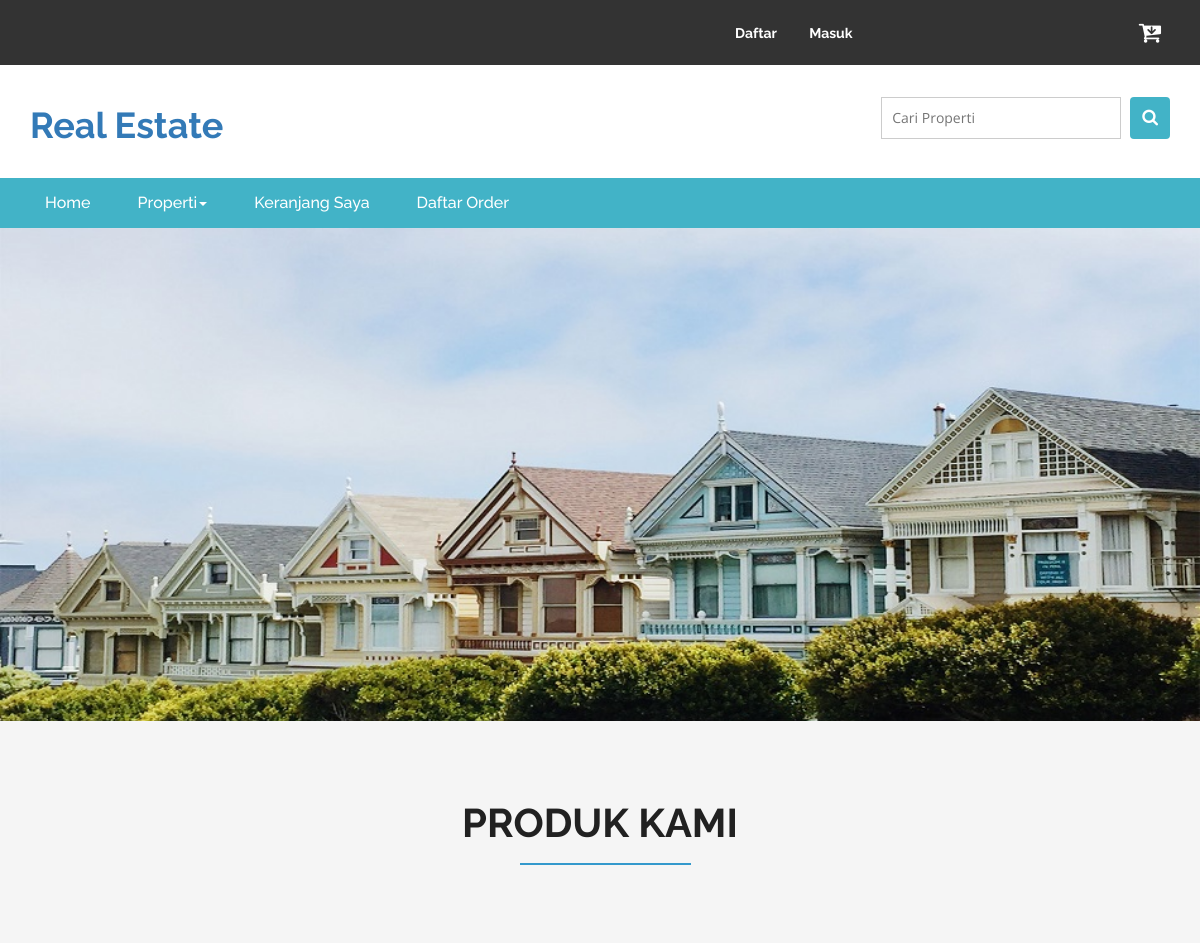
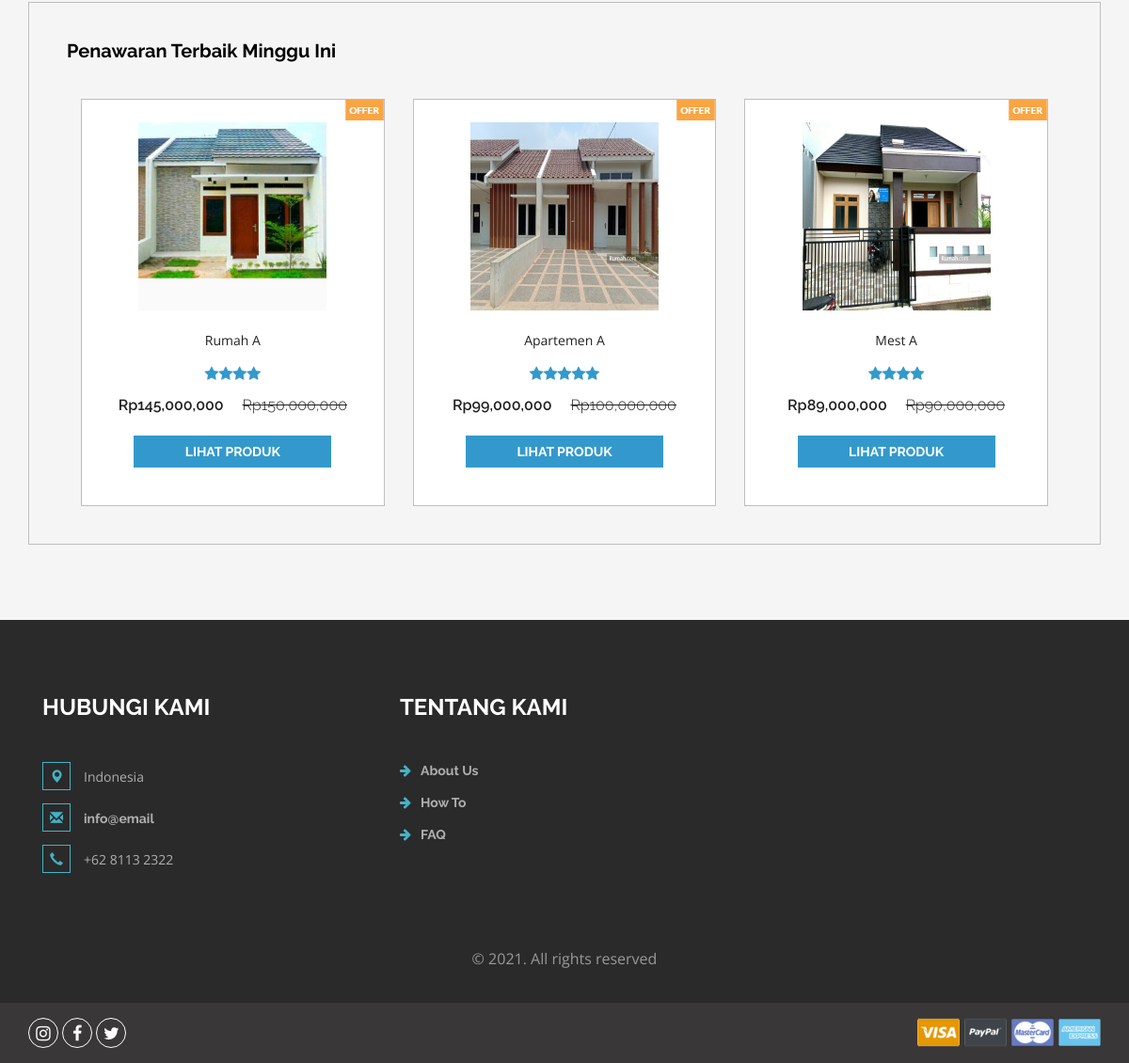
The page / on the database its author committed (2 pictures, top to bottom).
### tables this page shows
CREATE TABLE `produk` (
  `idproduk` int(11) NOT NULL,
  `idkategori` int(11) NOT NULL,
  `namaproduk` varchar(30) NOT NULL,
  `gambar` varchar(100) NOT NULL,
  `deskripsi` varchar(200) NOT NULL,
  `rate` int(11) NOT NULL,
  `hargabefore` int(11) NOT NULL,
  `hargaafter` int(11) NOT NULL,
  `tgldibuat` timestamp NOT NULL DEFAULT current_timestamp()
);

### index.php (the view, shortened to what this page needs)
<?php
include 'dbconnect.php';
?>
<!DOCTYPE html>
<html>
<head>
<link href="css/bootstrap.css" rel="stylesheet" type="text/css" media="all" />
<link href="css/style.css" rel="stylesheet" type="text/css" media="all" />
<link href="css/font-awesome.css" rel="stylesheet">
</head>
<body>
	<div class="agileits_header">
		<div class="container">
			<div class="w3l_offers">
			</div>
			<div class="agile-login">
				<ul>
				<?php
				if(!isset($_SESSION['log'])){
					echo '
					<li><a href="registered.php"> Daftar</a></li>
					<li><a href="login.php">Masuk</a></li>
					';
				}
				?>
				</ul>
			</div>
			<div class="product_list_header">
					<a href="cart.php"><button class="w3view-cart" type="submit" name="submit" value=""><i class="fa fa-cart-arrow-down" aria-hidden="true"></i></button>
					 </a>
			</div>
			<div class="clearfix"> </div>
		</div>
	</div>
	<div class="logo_products">
		<div class="container">
			<div class="w3ls_logo_products_left1">
				<h1><a href="index.php">Real Estate</a></h1>
			</div>
		<div class="w3l_search">
			<form action="search.php" method="post">
				<input type="search" name="Search" placeholder="Cari Properti">
				<button type="submit" class="btn btn-default search" aria-label="Left Align">
					<i class="fa fa-search" aria-hidden="true"> </i>
				</button>
			</form>
		</div>
			<div class="clearfix"> </div>
		</div>
	</div>
	<div class="navigation-agileits">
		<div class="container">
			<nav class="navbar navbar-default">
							<div class="collapse navbar-collapse" id="bs-megadropdown-tabs">
								<ul class="nav navbar-nav">
									<li class="active"><a href="index.php" class="act">Home</a></li>
									<li class="dropdown">
										<a href="#" class="dropdown-toggle" data-toggle="dropdown">Properti<b class="caret"></b></a>
									</li>
									<li><a href="cart.php">Keranjang Saya</a></li>
									<li><a href="daftarorder.php">Daftar Order</a></li>
								</ul>
							</div>
							</nav>
			</div>
		</div>
		<ul id="demo1">
			<li>
				<img src="images/bg1.jpg" alt="" />
			</li>
		</ul>
	<div class="top-brands">
		<div class="container">
		<h2>Produk Kami</h2>
			<div class="grid_3 grid_5">
				<div class="bs-example bs-example-tabs" role="tabpanel" data-example-id="togglable-tabs">
					<div id="myTabContent" class="tab-content">
						<div role="tabpanel" class="tab-pane fade in active" id="expeditions" aria-labelledby="expeditions-tab">
							<div class="agile-tp">
								<h5>Penawaran Terbaik Minggu Ini
								</h5>
								</div>
							<div class="agile_top_brands_grids">
							<?php
											$brgs=mysqli_query($conn,"SELECT * from produk order by idproduk ASC");
											while($p=mysqli_fetch_array($brgs)){
												?>
								<div class="col-md-4 top_brand_left">
									<div class="hover14 column">
										<div class="agile_top_brand_left_grid">
											<div class="agile_top_brand_left_grid_pos">
												<img src="images/offer.png" alt=" " class="img-responsive" />
											</div>
											<div class="agile_top_brand_left_grid1">
												<figure>
													<div class="snipcart-item block" >
														<div class="snipcart-thumb">
															<a href="product.php?idproduk=<?php echo $p['idproduk'] ?>"><img title=" " alt=" " src="<?php echo $p['gambar']?>" width="200px" height="200px" /></a>
															<p><?php echo $p['namaproduk'] ?></p>
															<div class="stars">
															<?php
															$rate = $p['rate'];
															for($n=1;$n<=$rate;$n++){
																echo '<i class="fa fa-star blue-star" aria-hidden="true"></i>';
															};
															?>
															</div>
															<h4>Rp<?php echo number_format($p['hargaafter']) ?> <span>Rp<?php echo number_format($p['hargabefore']) ?></span></h4>
														</div>
														<div class="snipcart-details top_brand_home_details">
																<fieldset>
																	<a href="product.php?idproduk=<?php echo $p['idproduk'] ?>"><input type="submit" class="button" value="Lihat Produk" /></a>
																</fieldset>
														</div>
													</div>
												</figure>
											</div>
										</div>
									</div>
								</div>
								<?php
											}
								?>
							</div>
						</div>
					</div>
				</div>
			</div>
		</div>
	</div>
<div class="footer">
		<div class="container">
			<div class="w3_footer_grids">
				<div class="col-md-4 w3_footer_grid">
					<h3>Hubungi Kami</h3>
					<ul class="address">
						<li><i class="glyphicon glyphicon-map-marker" aria-hidden="true"></i>Indonesia</li>
						<li><i class="glyphicon glyphicon-envelope" aria-hidden="true"></i><a href="mailto:info@email">info@email</a></li>
						<li><i class="glyphicon glyphicon-earphone" aria-hidden="true"></i>+62 8113 2322</li>
					</ul>
				</div>
				<div class="col-md-3 w3_footer_grid">
					<h3>Tentang Kami</h3>
					<ul class="info">
						<li><i class="fa fa-arrow-right" aria-hidden="true"></i><a href="about.php">About Us</a></li>
						<li><i class="fa fa-arrow-right" aria-hidden="true"></i><a href="about.php">How To</a></li>
						<li><i class="fa fa-arrow-right" aria-hidden="true"></i><a href="about.php">FAQ</a></li>
					</ul>
				</div>
				<div class="clearfix"> </div>
			</div>
		</div>
		<div class="footer-copy">
			<div class="container">
				<p>© 2021. All rights reserved</p>
			</div>
		</div>
	</div>
	<div class="footer-botm">
			<div class="container">
				<div class="w3layouts-foot">
					<ul>
						<li><a href="#" class="w3_agile_instagram"><i class="fa fa-instagram" aria-hidden="true"></i></a></li>
						<li><a href="#" class="w3_agile_facebook"><i class="fa fa-facebook" aria-hidden="true"></i></a></li>
						<li><a href="#" class="agile_twitter"><i class="fa fa-twitter" aria-hidden="true"></i></a></li>
					</ul>
				</div>
				<div class="payment-w3ls">
					<img src="images/card.png" alt=" " class="img-responsive">
				</div>
				<div class="clearfix"> </div>
			</div>
		</div>
<link href="css/skdslider.css" rel="stylesheet">
</body>
</html>

### css/skdslider.css (style rules this page uses)
.skdslider ul.slides { margin:0; padding:0; list-style-type:none; }
.skdslider ul.slides li { display: none; }
.skdslider ul.slides li img { width: 100%; border:0; }

### rows shown on the page
produk: gambar (picture), namaproduk "Rumah A", rate 4 (drawn), hargaafter "145,000,000", hargabefore "150,000,000"
produk: gambar (picture), namaproduk "Apartemen A", rate 5 (drawn), hargaafter "99,000,000", hargabefore "100,000,000"
produk: gambar (picture), namaproduk "Mest A", rate 4 (drawn), hargaafter "89,000,000", hargabefore "90,000,000"
